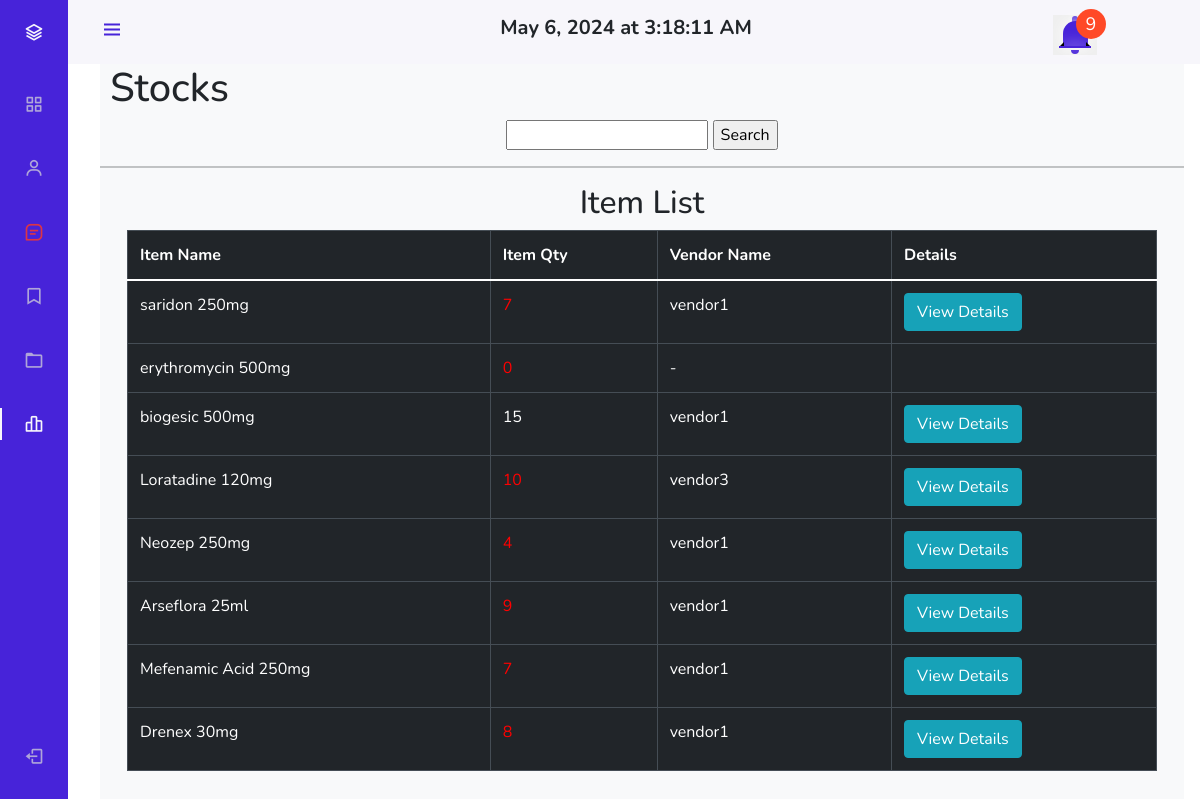
The app's page /pages/admin/admin_view_warehouse.php with its own data.
### tables this page shows
CREATE TABLE `items` (
  `code` int(11) NOT NULL,
  `item_name` varchar(50) NOT NULL,
  `what_for` varchar(256) NOT NULL,
  `unit_price` double NOT NULL,
  `mark_up` int(2) NOT NULL,
  `price` double NOT NULL,
  `vendor_name` varchar(250) NOT NULL
);

### pages/admin/admin_view_warehouse.php (the view, shortened to what this page needs)
<!DOCTYPE html>
<html lang="en">
<head>
    <?php include "ham.php"; ?>
    <div class="height-100 bg-light">
        <h1 style="padding-left:10px;">Stocks</h1>
        <center>
            <form method='GET' action='../../actions/admin/admin_search_item.php'>
                <input type='text' name='search'>
                <input type='submit' name='submit' value='Search'>
            </form>
        </center>
        <hr />
        <div class='container'>
            <div class='row'>
                <?php
                $get_items = "SELECT item_name FROM items";
                $items_result = mysqli_query($conn, $get_items);
                echo "<h2><center>Item List</center></h2>
    <section class='intro'>
        <div class='gradient-custom-2 h-100'>
            <div class='mask d-flex align-items-center h-100'>
                <div class='container'>
                    <div class='row justify-content-center'>
                        <div class='col-12'>
                            <div class='table-responsive'>
                                <table class='table table-dark table-bordered mb-0'>
                                    <thead>
                                        <tr>
                                            <th scope='col'>Item Name</th>
                                            <th scope='col'>Item Qty</th>
                                            <th scope='col'>Vendor Name</th>
                                            <th scope='col'>Details </th>
                                        </tr>
                                    </thead>
                                    <tbody>";
                while ($item_row = mysqli_fetch_assoc($items_result)) {
                    $item_name = $item_row["item_name"];
                    $data = "SELECT SUM(item_qty) AS total_qty, vendor_name FROM warehouse WHERE item_name = '$item_name' GROUP BY item_name;";
                    $warehouse_result = mysqli_query($conn, $data);
                    $warehouse_row = mysqli_fetch_assoc($warehouse_result);
                    if ($warehouse_row) {
                        $item_qty = $warehouse_row['total_qty'];
                        $vendor_name = $warehouse_row['vendor_name'];
                    } else {
                        $item_qty = 0;
                        $vendor_name = "-";
                    }
                    echo "<tr>";
                    echo "<td class ='item_name'>" . $item_name . "</td>";
                    if ($item_qty == 0) {
                        echo "<td style= 'color:red;'>" . $item_qty . "</td>";
                        echo "<td>" . $vendor_name . "</td>";
                        echo "<td></td>";
                    } elseif ($item_qty > 0 && $item_qty <= 10) {
                        echo "<td style='color:red;'>" . $item_qty . "</td>";
                        echo "<td>" . $vendor_name . "</td>";
                        echo "<td scope='col' class=''> " . "<a href='#' class='btn btn-info view_details'>View Details</a>" . "</td>";
                    } else {
                        echo "<td>" . $item_qty . "</td>";
                        echo "<td>" . $vendor_name . "</td>";
                        echo "<td scope='col' class=''> " . "<a href='#' class='btn btn-info view_details'>View Details</a>" . "</td>";
                    }
                    echo "</tr>";
                }
                echo "</tbody>
                                </table>
                            </div>
                        </div>
                    </div>
                </div>
            </div>
        </div>
    </section>
    <br/>
        ";
                ?>
            </div>
        </div>
    </div>
    <br />
    </body>
</html>

### css/admin_ham.css (style rules this page uses)
:root { --header-height: 3rem; --nav-width: 68px; --first-color: #4723D9; --first-color-light: #AFA5D9; --white-color: #F7F6FB; --body-font: 'Nunito', sans-serif; --normal-font-size: 1rem; --z-fixed: 100 }
*,::before,::after { box-sizing: border-box }
body { position: relative;margin: var(--header-height) 0 0 0;padding: 0 1rem;font-family: var(--body-font);font-size: var(--normal-font-size);transition: .5s }
a { text-decoration: none }
.height-100 { height:100vh }
@media screen and (min-width: 768px) { body { margin: calc(var(--header-height) + 1rem) 0 0 0;padding-left: calc(var(--nav-width) + 2rem) } }

### records on screen
items: item_name "saridon 250mg", item_qty "7", vendor_name "vendor1"
items: item_name "erythromycin 500mg", item_qty "0", vendor_name "-"
items: item_name "biogesic 500mg", item_qty "15", vendor_name "vendor1"
items: item_name "Loratadine 120mg", item_qty "10", vendor_name "vendor3"
items: item_name "Neozep 250mg", item_qty "4", vendor_name "vendor1"
items: item_name "Arseflora 25ml", item_qty "9", vendor_name "vendor1"
items: item_name "Mefenamic Acid 250mg", item_qty "7", vendor_name "vendor1"
items: item_name "Drenex 30mg", item_qty "8", vendor_name "vendor1"

### other values on screen
$notifCount "9"
